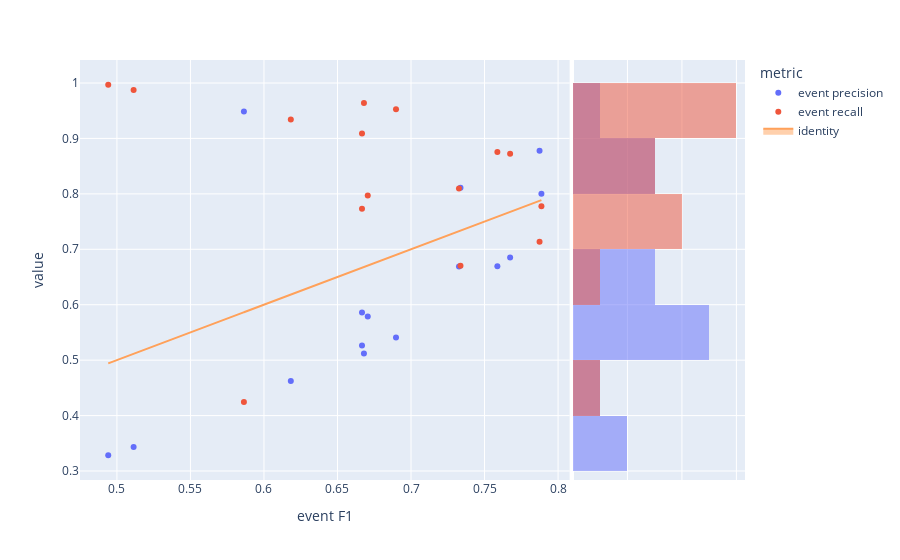

Notebook code for this chart:
### Code cell
fig=px.scatter(visualTradeoff,x='event F1',y='value',color='metric', marginal_y="histogram")
fig.add_trace(
    go.Scatter(x=experimentModels['eventF1'], y=experimentModels['eventF1'], name="identity", mode='lines',fill="toself")
)
fig.show()

### Figure 1 — Plotly figure (JSON) as saved in the notebook; plotly's stock layout.template omitted (floating-point values rounded to 4 significant figures)
{"data": [{"hovertemplate": "metric=event precision<br>event F1=%{x}<br>value=%{y}<extra></extra>", "legendgroup": "event precision", "marker": {"color": "#636efa", "symbol": "circle"}, "mode": "markers", "name": "event precision", "orientation": "v", "showlegend": true, "type": "scatter", "x": [0.5864, 0.7674, 0.6706, 0.6667, 0.6667, 0.6183, 0.7874, 0.7587, 0.668, 0.7326, 0.6898, 0.5114, 0.7336, 0.7887, 0.4941], "xaxis": "x", "y": [0.9486, 0.6852, 0.5787, 0.5263, 0.5859, 0.4624, 0.8778, 0.6695, 0.5122, 0.669, 0.541, 0.3434, 0.8109, 0.8002, 0.3285], "yaxis": "y"}, {"alignmentgroup": "True", "bingroup": "y", "hovertemplate": "metric=event precision<br>value=%{y}<br>count=%{x}<extra></extra>", "legendgroup": "event precision", "marker": {"color": "#636efa"}, "name": "event precision", "offsetgroup": "event precision", "opacity": 0.5, "showlegend": false, "type": "histogram", "xaxis": "x2", "y": [0.9486, 0.6852, 0.5787, 0.5263, 0.5859, 0.4624, 0.8778, 0.6695, 0.5122, 0.669, 0.541, 0.3434, 0.8109, 0.8002, 0.3285], "yaxis": "y2"}, {"hovertemplate": "metric=event recall<br>event F1=%{x}<br>value=%{y}<extra></extra>", "legendgroup": "event recall", "marker": {"color": "#EF553B", "symbol": "circle"}, "mode": "markers", "name": "event recall", "orientation": "v", "showlegend": true, "type": "scatter", "x": [0.5864, 0.7674, 0.6706, 0.6667, 0.6667, 0.6183, 0.7874, 0.7587, 0.668, 0.7326, 0.6898, 0.5114, 0.7336, 0.7887, 0.4941], "xaxis": "x", "y": [0.4243, 0.8723, 0.7972, 0.9091, 0.7733, 0.9342, 0.7138, 0.8755, 0.9637, 0.8096, 0.9527, 0.9874, 0.6702, 0.7775, 0.9968], "yaxis": "y"}, {"alignmentgroup": "True", "bingroup": "y", "hovertemplate": "metric=event recall<br>value=%{y}<br>count=%{x}<extra></extra>", "legendgroup": "event recall", "marker": {"color": "#EF553B"}, "name": "event recall", "offsetgroup": "event recall", "opacity": 0.5, "showlegend": false, "type": "histogram", "xaxis": "x2", "y": [0.4243, 0.8723, 0.7972, 0.9091, 0.7733, 0.9342, 0.7138, 0.8755, 0.9637, 0.8096, 0.9527, 0.9874, 0.6702, 0.7775, 0.9968], "yaxis": "y2"}, {"fill": "toself", "mode": "lines", "name": "identity", "type": "scatter", "x": [0.5864, 0.7674, 0.6706, 0.6667, 0.6667, 0.6183, 0.7874, 0.7587, 0.668, 0.7326, 0.6898, 0.5114, 0.7336, 0.7887, 0.4941], "y": [0.5864, 0.7674, 0.6706, 0.6667, 0.6667, 0.6183, 0.7874, 0.7587, 0.668, 0.7326, 0.6898, 0.5114, 0.7336, 0.7887, 0.4941]}], "layout": {"barmode": "overlay", "legend": {"title": {"text": "metric"}, "tracegroupgap": 0}, "margin": {"t": 60}, "xaxis": {"anchor": "y", "domain": [0, 0.7363], "title": {"text": "event F1"}}, "xaxis2": {"anchor": "y2", "domain": [0.7413, 1], "matches": "x2", "showgrid": true, "showline": false, "showticklabels": false, "ticks": ""}, "yaxis": {"anchor": "x", "domain": [0, 1], "title": {"text": "value"}}, "yaxis2": {"anchor": "x2", "domain": [0, 1], "matches": "y", "showgrid": true, "showticklabels": false}}}
